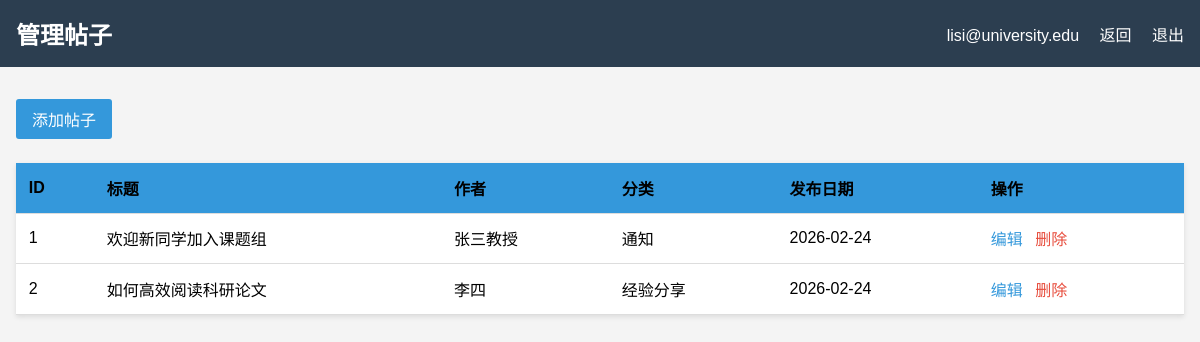
The app's page /admin/posts (signed in) with its own data.
### app.py (models this page shows)
class Post(db.Model):
    id = db.Column(db.Integer, primary_key=True)
    title = db.Column(db.String(200), nullable=False)
    content = db.Column(db.Text, nullable=False)
    author = db.Column(db.String(100), nullable=False)
    post_date = db.Column(db.DateTime, default=datetime.utcnow)
    category = db.Column(db.String(50))

### app.py (the view)
@app.route('/admin/posts')
@login_required
def admin_posts():
    posts = Post.query.all()
    return render_template('admin/posts.html', posts=posts)

### app.py (called while the page is built)
def login_required(f):
    @wraps(f)
    def decorated_function(*args, **kwargs):
        if not session.get('logged_in'):
            flash('请先登录', 'warning')
            return redirect(url_for('login', next=request.url))
        return f(*args, **kwargs)
    return decorated_function

### templates/admin/posts.html (shortened to what this page needs)
<!DOCTYPE html>
<html lang="zh-CN">
<head>
</head>
<body>
    <header class="admin-header">
        <h1>管理帖子</h1>
        <div>
            <span>{{ session.username }}</span>
            <a href="{{ url_for('admin_dashboard') }}">返回</a>
            <a href="{{ url_for('logout') }}">退出</a>
        </div>
    </header>
    <div class="admin-container">
        <div class="toolbar">
            <a href="{{ url_for('admin_post_add') }}" class="btn">添加帖子</a>
        </div>
        <table>
            <thead>
                <tr class="table_title">
                    <th >ID</th>
                    <th>标题</th>
                    <th>作者</th>
                    <th>分类</th>
                    <th>发布日期</th>
                    <th>操作</th>
                </tr>
            </thead>
            <tbody>
                {% for post in posts %}
                <tr>
                    <td>{{ post.id }}</td>
                    <td>{{ post.title }}</td>
                    <td>{{ post.author }}</td>
                    <td>{{ post.category }}</td>
                    <td>{{ post.post_date.strftime('%Y-%m-%d') }}</td>
                    <td class="actions">
                        <a href="{{ url_for('admin_post_edit', id=post.id) }}">编辑</a>
                        <a href="{{ url_for('admin_post_delete', id=post.id) }}" class="delete" onclick="return confirm('确定删除吗？')">删除</a>
                    </td>
                </tr>
                {% endfor %}
            </tbody>
        </table>
    </div>
</body>
</html>

### templates/admin/posts.html (style rules this page uses)
* { margin:0; padding:0; box-sizing:border-box; }
body { font-family: 'Microsoft YaHei', sans-serif; background: #f4f4f4; }
.admin-header { background: #2c3e50; color: white; padding: 1rem; display: flex; justify-content: space-between; align-items: center; }
.admin-header h1 { font-size: 1.5rem; }
.admin-header a { color: white; text-decoration: none; margin-left: 1rem; }
.admin-container { max-width: 1200px; margin: 2rem auto; padding: 0 1rem; }
.toolbar { margin-bottom: 1.5rem; display: flex; justify-content: space-between; align-items: center; }
.btn { background: #3498db; color: white; padding: 0.5rem 1rem; text-decoration: none; border-radius: 3px; display: inline-block; }
table { width: 100%; background: white; border-collapse: collapse; box-shadow: 0 2px 5px rgba(0,0,0,0.1); }
th, td { padding: 0.8rem; text-align: left; border-bottom: 1px solid #ddd; }
th { background: #f2f2f2; }
.actions a { margin-right: 0.5rem; text-decoration: none; color: #3498db; }
.table_title th { background-color: #3498db; }
.actions a.delete { color: #e74c3c; }

### records on screen
Post: id "1", title "欢迎新同学加入课题组", author "张三教授", category "通知", post_date "2026-02-24"
Post: id "2", title "如何高效阅读科研论文", author "李四", category "经验分享", post_date "2026-02-24"

### other values on screen
{{ session.username }} "lisi@university.edu"
